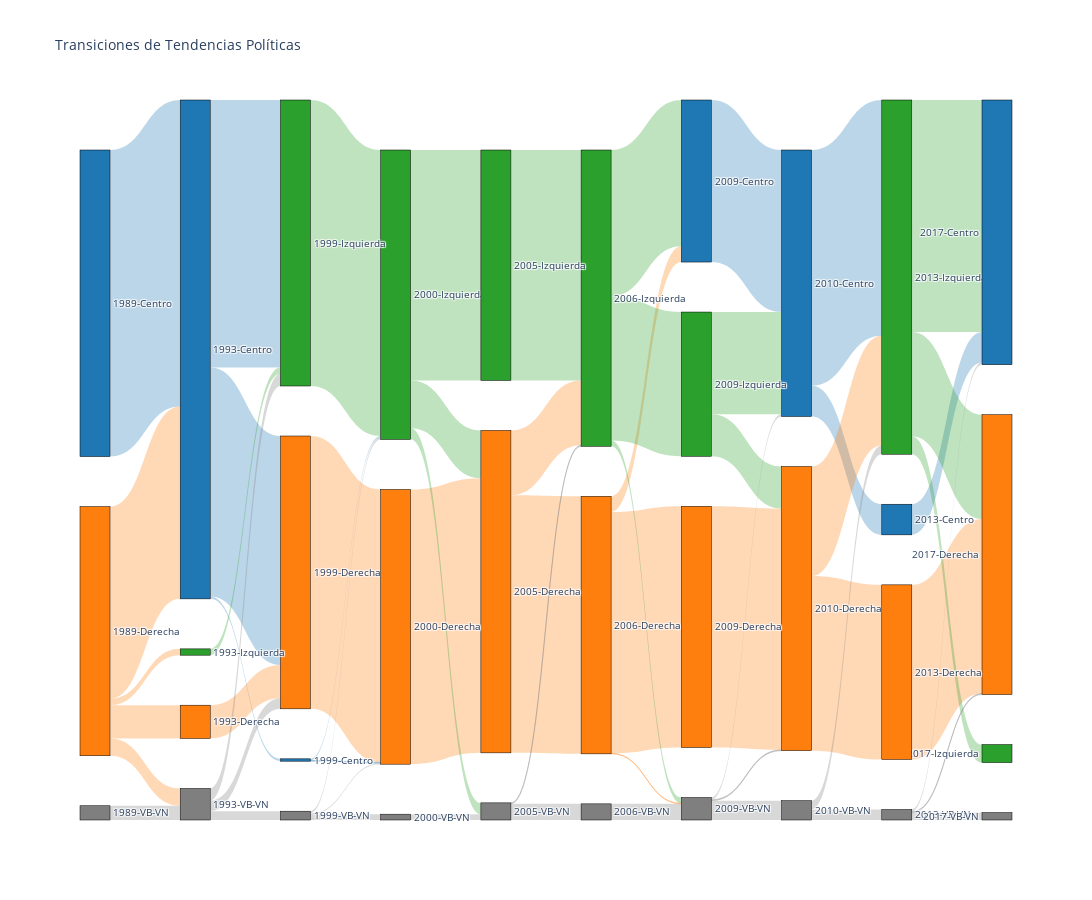

Notebook code cell kept with this figure:
### Code cell
df4 = df2[['Año de Elección','Tendencia Politica','Votos Totales']].groupby(['Año de Elección','Tendencia Politica']).sum().reset_index()
df4['Total por Año'] = df4.groupby('Año de Elección')['Votos Totales'].transform('sum')
df4['Porcentaje'] = (df4['Votos Totales'] / df4['Total por Año']) * 100

pivot_df4 = df4.pivot_table(index='Año de Elección', columns='Tendencia Politica', 
                            values='Porcentaje', aggfunc='sum')

# Restablecer el índice para que 'Año de Elección' quede como columna
pivot_df4 = pivot_df4.reset_index(drop=False)

# Asegurarse de que las columnas sigan el formato deseado: 'Año', 'Derecha', 'Centro', 'Izquierda', 'VB-VN'
column_order = ['Año de Elección', 'Derecha', 'Centro', 'Izquierda', 'VB-VN']
pivot_df4 = pivot_df4.reindex(columns=column_order)

# Rellenar cualquier valor nulo con 0
pivot_df4 = pivot_df4.fillna(0)

df=pivot_df4
df.set_index('Año de Elección', inplace=True)
tendencias = ['Centro', 'Derecha', 'Izquierda', 'VB-VN']

# Función para calcular la matriz de transición entre dos años (sin cambios)
def calcular_transicion(df, año_anterior, año_actual):
    porcentajes_anterior = df.loc[año_anterior, tendencias]
    porcentajes_actual = df.loc[año_actual, tendencias]
    cambios = porcentajes_actual - porcentajes_anterior

    # Identificar ganadores y perdedores
    ganadores = cambios[cambios > 0]
    perdedores = cambios[cambios < 0] * -1  # Convertir a valores positivos

    # Sumar total de ganancias y pérdidas
    total_ganancias = ganadores.sum()
    total_perdidas = perdedores.sum()

    # Crear matriz de transición vacía
    transicion = pd.DataFrame(0.0, index=tendencias, columns=tendencias)

    # Si hay perdedores y ganadores
    if total_ganancias > 0 and total_perdidas > 0:
        for perdedor in perdedores.index:
            for ganador in ganadores.index:
                # Proporción de la pérdida del perdedor que va al ganador
                transicion.loc[perdedor, ganador] = perdedores[perdedor] * (ganadores[ganador] / total_ganancias)
    # Si no hay ganadores, los votos perdidos van a VB_VN
    elif total_perdidas > 0:
        for perdedor in perdedores.index:
            transicion.loc[perdedor, 'VB-VN'] += perdedores[perdedor]

    # Los que mantienen o aumentan mantienen sus votos anteriores
    for tendencia in tendencias:
        if cambios[tendencia] >= 0:
            transicion.loc[tendencia, tendencia] += min(porcentajes_anterior[tendencia], porcentajes_actual[tendencia])
        else:
            transicion.loc[tendencia, tendencia] += porcentajes_actual[tendencia]

    return transicion

# Listas para almacenar los datos necesarios para el gráfico Sankey
source_labels_list = []
target_labels_list = []
values_list = []

# Procesar cada par de años para construir las listas de source, target y values
for idx in range(len(df.index) - 1):
    año_anterior = df.index[idx]
    año_actual = df.index[idx + 1]
    transicion = calcular_transicion(df, año_anterior, año_actual)

    # Excluir columnas y filas adicionales
    matriz_sin_totales = transicion.loc[tendencias, tendencias]

    # Construir las etiquetas de origen y destino, y los valores
    for i, tendencia_origen in enumerate(tendencias):
        for j, tendencia_destino in enumerate(tendencias):
            source_label = f"{año_anterior}-{tendencia_origen}"
            target_label = f"{año_actual}-{tendencia_destino}"
            value = matriz_sin_totales.iloc[i, j]

            # Solo agregamos conexiones con valor positivo
            if value > 0:
                source_labels_list.append(source_label)
                target_labels_list.append(target_label)
                values_list.append(value)

# Crear una lista de etiquetas únicas
labels = list(set(source_labels_list + target_labels_list))

# Crear un diccionario para mapear etiquetas a índices
label_to_index = {label: idx for idx, label in enumerate(labels)}

# Mapear las etiquetas de origen y destino a índices
source_indices = [label_to_index[label] for label in source_labels_list]
target_indices = [label_to_index[label] for label in target_labels_list]


# Función para convertir hex a RGBA
def hex_to_rgba(hex_color, alpha=1.0):
    hex_color = hex_color.lstrip('#')
    r, g, b = tuple(int(hex_color[i:i+2], 16) for i in (0, 2, 4))
    return f'rgba({r}, {g}, {b}, {alpha})'

# Mapa de colores para cada tendencia
color_map = {
    'Centro': '#1f77b4',      # Azul
    'Derecha': '#ff7f0e',     # Naranja
    'Izquierda': '#2ca02c',   # Verde
    'VB_VN': '#d62728'        # Rojo
}

# Generar lista de colores RGBA para los nodos con opacidad completa
node_colors = []
for label in labels:
    tendencia = label.split('-')[1]
    hex_color = color_map.get(tendencia, '#7f7f7f')  # Gris por defecto
    rgba_color = hex_to_rgba(hex_color, alpha=1.0)    # Opacidad completa para nodos
    node_colors.append(rgba_color)

# Generar lista de colores RGBA para los enlaces con menor opacidad
link_colors = []
for src_idx in source_indices:
    # Obtener la tendencia del nodo de origen
    tendencia = labels[src_idx].split('-')[1]
    hex_color = color_map.get(tendencia, '#7f7f7f')  # Gris por defecto
    # Convertir a RGBA con opacidad reducida (por ejemplo, 0.3)
    rgba_color = hex_to_rgba(hex_color, alpha=0.3)
    link_colors.append(rgba_color)









# Crear el gráfico Sankey
fig = go.Figure(data=[go.Sankey(
    node=dict(
        pad=50,# Controlar el espacio entre los nodos
        thickness=30, # Controlar el grosor de las líneas
        line=dict(color="black", width=0.5),
        label=labels,
        color=node_colors
    ),
    link=dict(
        source=source_indices,
        target=target_indices,
        value=values_list,
        color=link_colors
    ))])

fig.update_layout(
    title_text="Transiciones de Tendencias Políticas",
    font_size=10,
    width=1400,
    height=900
)
fig.show()

### Figure 1 — Plotly figure (JSON) as saved in the notebook; plotly's stock layout.template omitted (floating-point values rounded to 4 significant figures)
{"data": [{"link": {"color": ["rgba(31, 119, 180, 0.3)", "rgba(255, 127, 14, 0.3)", "rgba(255, 127, 14, 0.3)", "rgba(255, 127, 14, 0.3)", "rgba(255, 127, 14, 0.3)", "rgba(127, 127, 127, 0.3)", "rgba(31, 119, 180, 0.3)", "rgba(31, 119, 180, 0.3)", "rgba(31, 119, 180, 0.3)", "rgba(255, 127, 14, 0.3)", "rgba(44, 160, 44, 0.3)", "rgba(127, 127, 127, 0.3)", "rgba(127, 127, 127, 0.3)", "rgba(127, 127, 127, 0.3)", "rgba(31, 119, 180, 0.3)", "rgba(31, 119, 180, 0.3)", "rgba(255, 127, 14, 0.3)", "rgba(44, 160, 44, 0.3)", "rgba(127, 127, 127, 0.3)", "rgba(127, 127, 127, 0.3)", "rgba(127, 127, 127, 0.3)", "rgba(255, 127, 14, 0.3)", "rgba(44, 160, 44, 0.3)", "rgba(44, 160, 44, 0.3)", "rgba(44, 160, 44, 0.3)", "rgba(127, 127, 127, 0.3)", "rgba(255, 127, 14, 0.3)", "rgba(255, 127, 14, 0.3)", "rgba(44, 160, 44, 0.3)", "rgba(127, 127, 127, 0.3)", "rgba(127, 127, 127, 0.3)", "rgba(255, 127, 14, 0.3)", "rgba(255, 127, 14, 0.3)", "rgba(255, 127, 14, 0.3)", "rgba(44, 160, 44, 0.3)", "rgba(44, 160, 44, 0.3)", "rgba(44, 160, 44, 0.3)", "rgba(127, 127, 127, 0.3)", "rgba(31, 119, 180, 0.3)", "rgba(255, 127, 14, 0.3)", "rgba(44, 160, 44, 0.3)", "rgba(44, 160, 44, 0.3)", "rgba(127, 127, 127, 0.3)", "rgba(127, 127, 127, 0.3)", "rgba(127, 127, 127, 0.3)", "rgba(31, 119, 180, 0.3)", "rgba(31, 119, 180, 0.3)", "rgba(255, 127, 14, 0.3)", "rgba(255, 127, 14, 0.3)", "rgba(127, 127, 127, 0.3)", "rgba(127, 127, 127, 0.3)", "rgba(31, 119, 180, 0.3)", "rgba(255, 127, 14, 0.3)", "rgba(44, 160, 44, 0.3)", "rgba(44, 160, 44, 0.3)", "rgba(44, 160, 44, 0.3)", "rgba(127, 127, 127, 0.3)", "rgba(127, 127, 127, 0.3)", "rgba(127, 127, 127, 0.3)"], "source": [17, 4, 4, 4, 4, 2, 34, 34, 34, 26, 5, 12, 12, 12, 21, 21, 1, 32, 8, 8, 8, 18, 19, 19, 19, 7, 3, 3, 25, 27, 27, 0, 0, 0, 10, 10, 10, 9, 33, 16, 22, 22, 15, 15, 15, 13, 13, 6, 6, 28, 28, 14, 31, 23, 23, 23, 20, 20, 20], "target": [34, 34, 26, 5, 12, 12, 21, 1, 32, 1, 32, 1, 32, 8, 18, 19, 18, 19, 18, 19, 7, 3, 3, 25, 27, 27, 0, 10, 10, 10, 9, 33, 16, 15, 33, 22, 15, 15, 13, 6, 13, 6, 13, 6, 28, 14, 23, 31, 23, 23, 20, 24, 29, 24, 29, 11, 24, 29, 30], "value": [53.79, 33.73, 5.84, 1.108, 3.032, 2.499, 0.415, 40.19, 46.92, 5.84, 1.108, 1.839, 2.147, 1.545, 0.1468, 0.2683, 47.86, 50.18, 0.1856, 0.3393, 1.02, 48.2, 8.368, 40.43, 1.987, 1.02, 45.19, 11.38, 40.43, 0.1739, 2.833, 2.759, 42.32, 0.1079, 25.67, 25.31, 1.004, 2.833, 28.43, 42.32, 17.93, 7.373, 0.3915, 0.161, 3.393, 5.372, 41.38, 30.64, 19.22, 1.548, 1.845, 5.372, 30.64, 40.69, 18.29, 3.166, 0.3765, 0.1692, 1.299]}, "node": {"color": ["rgba(255, 127, 14, 1.0)", "rgba(255, 127, 14, 1.0)", "rgba(127, 127, 127, 1.0)", "rgba(255, 127, 14, 1.0)", "rgba(255, 127, 14, 1.0)", "rgba(44, 160, 44, 1.0)", "rgba(255, 127, 14, 1.0)", "rgba(127, 127, 127, 1.0)", "rgba(127, 127, 127, 1.0)", "rgba(127, 127, 127, 1.0)", "rgba(44, 160, 44, 1.0)", "rgba(44, 160, 44, 1.0)", "rgba(127, 127, 127, 1.0)", "rgba(31, 119, 180, 1.0)", "rgba(31, 119, 180, 1.0)", "rgba(127, 127, 127, 1.0)", "rgba(255, 127, 14, 1.0)", "rgba(31, 119, 180, 1.0)", "rgba(255, 127, 14, 1.0)", "rgba(44, 160, 44, 1.0)", "rgba(127, 127, 127, 1.0)", "rgba(31, 119, 180, 1.0)", "rgba(44, 160, 44, 1.0)", "rgba(44, 160, 44, 1.0)", "rgba(31, 119, 180, 1.0)", "rgba(44, 160, 44, 1.0)", "rgba(255, 127, 14, 1.0)", "rgba(127, 127, 127, 1.0)", "rgba(127, 127, 127, 1.0)", "rgba(255, 127, 14, 1.0)", "rgba(127, 127, 127, 1.0)", "rgba(255, 127, 14, 1.0)", "rgba(44, 160, 44, 1.0)", "rgba(31, 119, 180, 1.0)", "rgba(31, 119, 180, 1.0)"], "label": ["2006-Derecha", "1999-Derecha", "1989-VB-VN", "2005-Derecha", "1989-Derecha", "1993-Izquierda", "2010-Derecha", "2000-VB-VN", "1999-VB-VN", "2006-VB-VN", "2006-Izquierda", "2017-Izquierda", "1993-VB-VN", "2010-Centro", "2013-Centro", "2009-VB-VN", "2009-Derecha", "1989-Centro", "2000-Derecha", "2000-Izquierda", "2013-VB-VN", "1999-Centro", "2009-Izquierda", "2013-Izquierda", "2017-Centro", "2005-Izquierda", "1993-Derecha", "2005-VB-VN", "2010-VB-VN", "2017-Derecha", "2017-VB-VN", "2013-Derecha", "1999-Izquierda", "2009-Centro", "1993-Centro"], "line": {"color": "black", "width": 0.5}, "pad": 50, "thickness": 30}, "type": "sankey"}], "layout": {"font": {"size": 10}, "height": 900, "title": {"text": "Transiciones de Tendencias Políticas"}, "width": 1400}}
